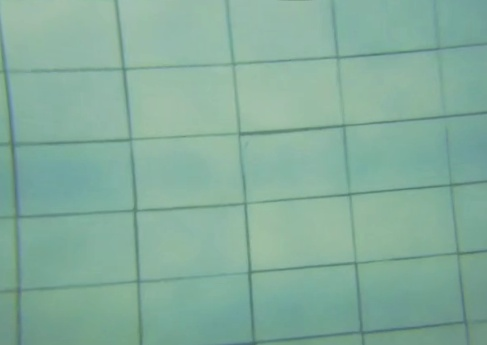
#> input picture images/calib/frame_0.jpg, 487 x 345 px
$ jupyter execute test.ipynb
#> lines starting #> are read from the running program, lines starting #| are printed output that depends on the picture; after the words box and inside, x2 and y2 are one past the last pixel; in counts of white or black regions, pixels touching at a corner belong together; long printed decimals are rounded
[cell 1]
import cv2
import numpy as np
import matplotlib.pyplot as plt

[cell 2]
def print_image(image):
    plt.imshow(image, cmap='gray', interpolation='nearest', aspect='auto')

[cell 3]
def FLD(image):
    e1 = cv2.getTickCount()
    # Create default Fast Line Detector class
    fld = cv2.ximgproc.createFastLineDetector()
    # Get line vectors from the image
    lines = fld.detect(image)
    e2 = cv2.getTickCount()
    print('FLD time: ', (e2 - e1)/ cv2.getTickFrequency())
    # Draw lines on the image
    line_on_image = fld.drawSegments(image, lines)

    return line_on_image

[cell 4]
IMAGE_PATH = '../images/calib/frame_0.jpg'

img = cv2.imread(IMAGE_PATH)
#> img is the input picture: shape (345, 487, 3); mean B, G, R 156.5, 173.9, 132.4
print(img.shape)
#| (345, 487, 3)
gray = cv2.cvtColor(img,cv2.COLOR_BGR2GRAY)
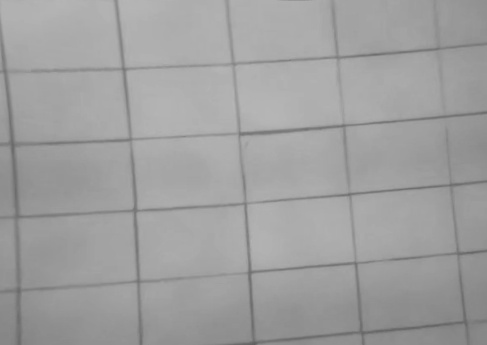
#> gray: shape (345, 487); min 94, max 182, mean 159.5
print(gray.shape)
#| (345, 487)

img_with_lines = FLD(gray)
#> in FLD, `lines = fld.detect(image)`: lines = 96 rows, first 6: [121.6, 66.93, 113.9, 0], [117.4, 0, 124.7, 67.14], [127, 67, 138, 67], [231.1, 61.99, 224, 0], [228.1, 0.0888, 234.4, 62.06], [335.7, 55.93, 330.6, 7.94]
#> in FLD, `line_on_image = fld.drawSegments(image, lines)`:
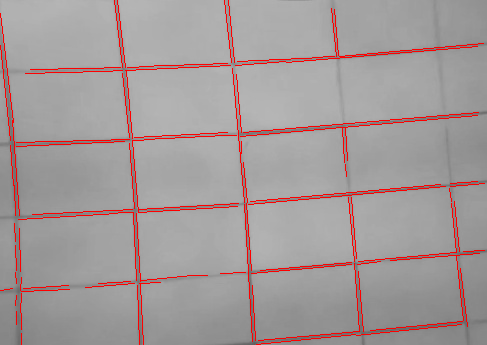
#> line_on_image: shape (345, 487, 3); mean of channels 0, 1, 2 154.1, 154.1, 163.7; drawn as B, G, R
print(img_with_lines.shape)
#| (345, 487, 3)

images = [img, gray, img_with_lines]

fig = plt.figure(figsize=(32,24))

for i in range(len(images)):
    fig.add_subplot(1, 3, i + 1)
    plt.imshow(images[i],'gray')
    plt.xticks([]),plt.yticks([])
#> this loop made 3 passes
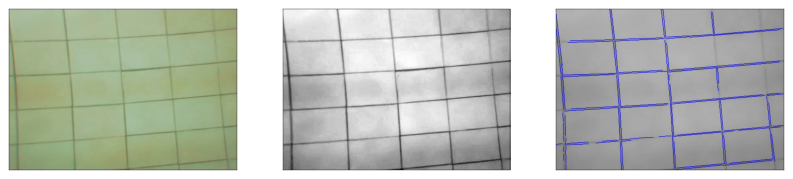
#> figure drawn by matplotlib, 3 panels; B, G, R data is drawn as R, G, B

[cell 5]
def rotate(image, angle):
#> called with angle = 45
    rows,cols = image.shape
#> rows = 345; cols = 487
    # cols-1 and rows-1 are the coordinate limits.
    M = cv2.getRotationMatrix2D(((cols-1)/2.0,(rows-1)/2.0),angle,1)
    dst = cv2.warpAffine(img,M,(cols,rows))
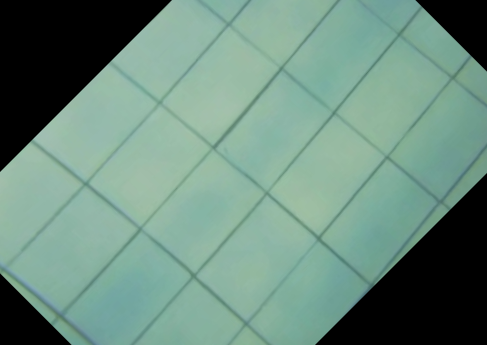
#> dst: shape (345, 487, 3); mean B, G, R 125.6, 139.6, 107
    return dst

[cell 6]
rotated = rotate(gray, 45)
print_image(rotated)

[cell 7]
def adaptive_threshold(image):
    e1 = cv2.getTickCount()
    th = cv2.adaptiveThreshold(image,255,cv2.ADAPTIVE_THRESH_GAUSSIAN_C,cv2.THRESH_BINARY,11,2)
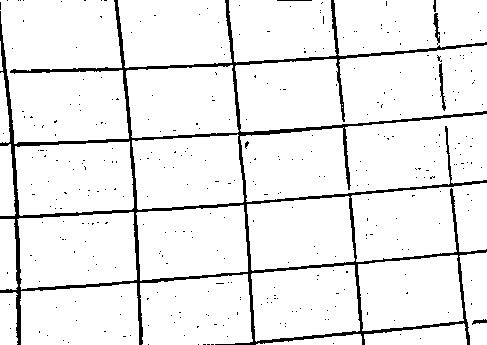
#> th: shape (345, 487); 92.8% white; 351 black regions (345 under 20 px), largest, box (x1, y1, x2, y2) and area: (0, 0, 487, 345) 11228, (439, 63, 446, 111) 130, (433, 13, 440, 45) 103, (472, 319, 487, 325) 49, (277, 0, 312, 1) 35, (433, 0, 436, 12) 28
    e2 = cv2.getTickCount()
    print('adaptive_threshold time: ', (e2 - e1)/ cv2.getTickFrequency())
    return th

[cell 8]
def otsu_threshold(image):
    ret3,otsu = cv2.threshold(blur,0,255,cv2.THRESH_BINARY+cv2.THRESH_OTSU)
    return otsu

[cell 9]
e1 = cv2.getTickCount()

th = adaptive_threshold(gray)
th_lines = FLD(th)
#> in FLD (call 2), `lines = fld.detect(image)`: lines = 139 rows, first 6: [121.1, 66.99, 113.4, 0.0657], [116.9, 0.00806, 124.6, 67.16], [230.9, 62.01, 223.9, 0.00895], [227.6, 0.0389, 233.4, 57.96], [335.3, 55.07, 329.6, 0.0429], [337, 55, 347, 55]
#> in FLD (call 2), `line_on_image = fld.drawSegments(image, lines)`:
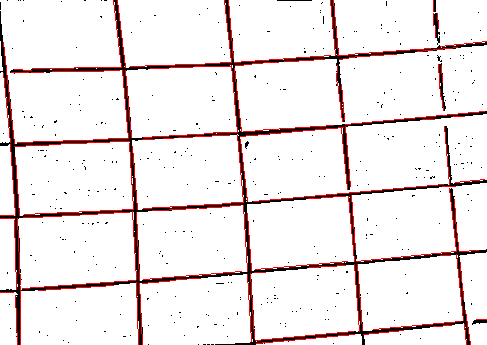
#> line_on_image: shape (345, 487, 3); mean of channels 0, 1, 2 231.5, 231.5, 240.8; drawn as B, G, R

e2 = cv2.getTickCount()
time = (e2 - e1)/ cv2.getTickFrequency()
print(time)

images = [th, th_lines]

fig = plt.figure(figsize=(32,24))

for i in range(len(images)):
    fig.add_subplot(1, len(images), i + 1)
    plt.xticks([]),plt.yticks([])
    plt.imshow(images[i],'gray')
#> this loop made 2 passes

[cell 10]
def gauss_blur(image):
    e1 = cv2.getTickCount()
    blur = cv2.GaussianBlur(image,(5,5),0)
    e2 = cv2.getTickCount()
    print('gauss_blur time: ', (e2 - e1)/ cv2.getTickFrequency())
    return blur

[cell 11]
def bilaterial_filter(image):
    e1 = cv2.getTickCount()
    blur = cv2.bilateralFilter(image,9,75,75)
    e2 = cv2.getTickCount()
    print('bilaterial filter time: ', (e2 - e1)/ cv2.getTickFrequency())
    return blur

[cell 12]
blur = gauss_blur(gray)
th = adaptive_threshold(blur)
#> in adaptive_threshold (call 2), `th = cv2.adaptiveThreshold(image,255,cv2.ADAPTIVE_THRESH_GAUSSIAN_C,cv..`:
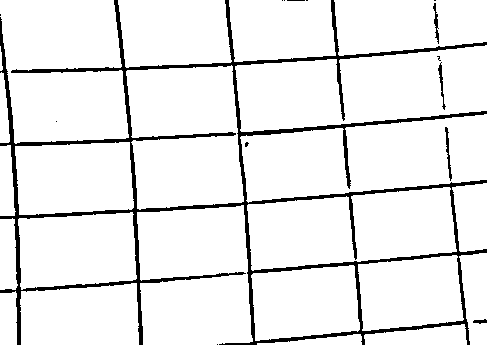
#> th: shape (345, 487); 92.3% white; 15 black regions (10 under 20 px), largest, box (x1, y1, x2, y2) and area: (0, 0, 487, 345) 12461, (445, 127, 452, 181) 130, (438, 62, 446, 110) 107, (433, 3, 439, 44) 102, (473, 319, 487, 324) 45


images = [blur, th]

fig = plt.figure(figsize=(16,12))

for i in range(len(images)):
    fig.add_subplot(1, len(images), i + 1)
    plt.xticks([]),plt.yticks([])
    plt.imshow(images[i],'gray')

[cell 13]
def opening_joints(image):
    kernel = np.ones((15,15),np.uint8)
    e1 = cv2.getTickCount()
    opening = cv2.morphologyEx(th, cv2.MORPH_OPEN, kernel)
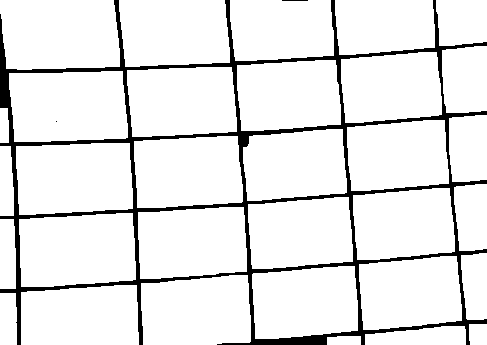
#> opening: shape (345, 487); 91.2% white; 3 black regions (1 under 20 px), largest, box (x1, y1, x2, y2) and area: (0, 0, 487, 345) 14795, (282, 0, 308, 1) 26
    e2 = cv2.getTickCount()
    print('opening_joints time: ', (e2 - e1)/ cv2.getTickFrequency())
    return opening

[cell 14]
opening = opening_joints(th)
images = [th, opening]

fig = plt.figure(figsize=(16,12))

for i in range(len(images)):
    fig.add_subplot(1, len(images), i + 1)
    plt.xticks([]),plt.yticks([])
    plt.imshow(images[i],'gray')

[cell 15]
def canny_detector(image):
    e1 = cv2.getTickCount()
    edges = cv2.Canny(image,50,150,apertureSize = 3)
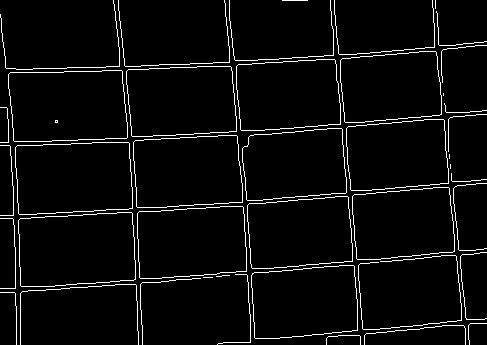
#> edges: shape (345, 487); 4.3% white in thin lines or dots
    e2 = cv2.getTickCount()
    print('canny_detector time: ', (e2 - e1)/ cv2.getTickFrequency())
    return edges

[cell 16]
def HLD(image):
    e1 = cv2.getTickCount()
    lines = cv2.HoughLines(image,1,np.pi/180,300)
    e2 = cv2.getTickCount()
    print('HLD time: ', (e2 - e1)/ cv2.getTickFrequency())

    return lines

[cell 17]
image = cv2.imread(IMAGE_PATH)
img_th = cv2.imread(IMAGE_PATH)
canny = canny_detector(opening)
bitwise = cv2.bitwise_not(opening)

lines = np.array([])
lines_th = np.array([])
lines = HLD(canny)
#> in HLD, `lines = cv2.HoughLines(image,1,np.pi/180,300)`: lines = None
lines_th = HLD(bitwise)
#> lines_th = [[292, 1.48], [148, 1.5], [74, 1.52], [218, 1.5], [223, 1.48], [145, 1.52], [-331, 3.05], [79, 1.5], [-430, 3.04], [71, 1.54], [289, 1.5], [-433, 3.05]]

bitwise = cv2.cvtColor(bitwise,cv2.COLOR_GRAY2RGB)
canny = cv2.cvtColor(canny,cv2.COLOR_GRAY2RGB)
#> canny: shape (345, 487, 3); 4.3% white in thin lines or dots
if str(type(lines)) == "<class 'NoneType'>":
    print('lines none')
elif lines.size > 0:
    print(lines.size)
    for line in lines:
        rho,theta = line[0]
        a = np.cos(theta)
        b = np.sin(theta)
        x0 = a*rho
        y0 = b*rho
        x1 = int(x0 + 1000*(-b))
        y1 = int(y0 + 1000*(a))
        x2 = int(x0 - 1000*(-b))
        y2 = int(y0 - 1000*(a))
        cv2.line(canny,(x1,y1),(x2,y2),(0,0,255),2)
if str(type(lines_th)) == "<class 'NoneType'>":
    print('lines_th none')
elif lines_th.size > 0:
    print(lines_th.size)
#| 24
    for line in lines_th:
        rho,theta = line[0]
        a = np.cos(theta)
        b = np.sin(theta)
        x0 = a*rho
        y0 = b*rho
        x1 = int(x0 + 1000*(-b))
        y1 = int(y0 + 1000*(a))
        x2 = int(x0 - 1000*(-b))
        y2 = int(y0 - 1000*(a))
        cv2.line(bitwise,(x1,y1),(x2,y2),(0,0,255),2)
#> this loop made 12 passes
#> (rho, theta, a, b, x0, y0, x1, y1) on passes 1 to 12: (292, 1.48, 0.0872, 0.996, 25.45, 290.9, -970, 378), (148, 1.5, 0.0698, 0.998, 10.32, 147.6, -987, 217), (74, 1.52, 0.0523, 0.999, 3.87, 73.9, -994, 126), (218, 1.5, 0.0698, 0.998, 15.21, 217.5, -982, 287), (223, 1.48, 0.0872, 0.996, 19.44, 222.2, -976, 309), (145, 1.52, 0.0523, 0.999, 7.59, 144.8, -991, 197), (-331, 3.05, -0.996, 0.0872, 329.7, -28.85, 242, -1025), (79, 1.5, 0.0698, 0.998, 5.51, 78.81, -992, 148), (-430, 3.04, -0.995, 0.105, 427.6, -44.95, 323, -1039), (71, 1.54, 0.0349, 0.999, 2.48, 70.96, -996, 105), (289, 1.5, 0.0698, 0.998, 20.16, 288.3, -977, 358), (-433, 3.05, -0.996, 0.0872, 431.4, -37.74, 344, -1033)
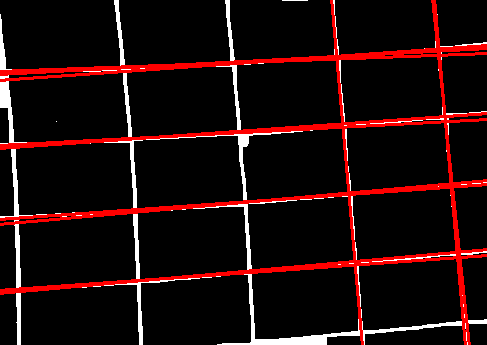
#> bitwise: shape (345, 487, 3); mean B, G, R 10.6, 10.6, 30.4

images = [canny, bitwise]

fig = plt.figure(figsize=(16,12))

for i in range(len(images)):
    fig.add_subplot(1, len(images), i + 1)
    plt.xticks([]),plt.yticks([])
    plt.imshow(images[i],'gray')
#> figure, not shown here; B, G, R data is drawn as R, G, B

[cell 18]
a = lines_th.copy()
#> a has the same summary as lines_th
a.ravel()
a.shape = (a.shape[0], a.shape[2])
print(a)
#| [[ 292.           1.484]
#|  [ 148.           1.501]
#|  [  74.           1.518]
#|  [ 218.           1.501]
#|  [ 223.           1.484]
#|  [ 145.           1.518]
#|  [-331.           3.054 ]
#|  [  79.           1.501]
#|  [-430.           3.037]
#|  [  71.           1.536]
#|  [ 289.           1.501]
#|  [-433.           3.054 ]]
print(a.shape)
#| (12, 2)
print(a[a[:,1].argsort()])
#| [[ 292.           1.484]
#|  [ 223.           1.484]
#|  [ 148.           1.501]
#|  [ 218.           1.501]
#|  [  79.           1.501]
#|  [ 289.           1.501]
#|  [  74.           1.518]
#|  [ 145.           1.518]
#|  [  71.           1.536]
#|  [-430.           3.037]
#|  [-331.           3.054 ]
#|  [-433.           3.054 ]]

[cell 19]
vertical_lines = []
horizontal_lines = []
for line in a:
    line[1] *= 180/np.pi
    if (line[1] < 45) | (line[1] > 135):
        vertical_lines.append(line.astype(int))
    else:
        horizontal_lines.append(line.astype(int))
#> this loop made 12 passes
#> after the loop, horizontal_lines = [[292, 85], [148, 86], [74, 87], [218, 86], [223, 85], [145, 87], [79, 86], [71, 88], [289, 86]]; vertical_lines = [[-331, 174], [-430, 174], [-433, 174]]
vertical_lines = np.array(vertical_lines)
horizontal_lines = np.array(horizontal_lines)
print(vertical_lines)
#| [[-331  174]
#|  [-430  174]
#|  [-433  174]]
print(horizontal_lines)
#| [[292  85]
#|  [148  86]
#|  [ 74  87]
#|  [218  86]
#|  [223  85]
#|  [145  87]
#|  [ 79  86]
#|  [ 71  88]
#|  [289  86]]

[cell 20]
max_difference = np.absolute(np.diff(horizontal_lines[horizontal_lines[:,0].argsort()][:,0], axis=0)).max()
#> max_difference = 70
print(max_difference)
#| 70
print(horizontal_lines)
#| [[292  85]
#|  [148  86]
#|  [ 74  87]
#|  [218  86]
#|  [223  85]
#|  [145  87]
#|  [ 79  86]
#|  [ 71  88]
#|  [289  86]]
print(vertical_lines)
#| [[-331  174]
#|  [-430  174]
#|  [-433  174]]

$ run again, with images/calib/frame_1.jpg copied over images/calib/frame_0.jpg
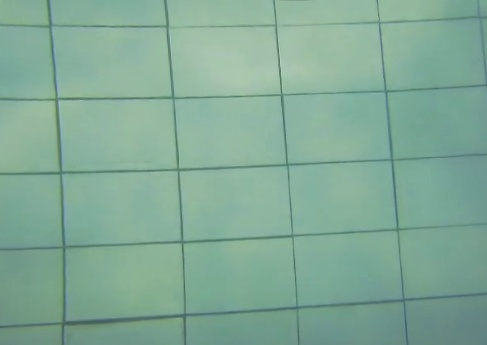
#> input picture images/calib/frame_1.jpg, 487 x 345 px
#> img is the input picture: shape (345, 487, 3); mean B, G, R 150.9, 170, 129.8
#| (345, 487, 3)
#| (345, 487)
#> in FLD, `lines = fld.detect(image)`: lines = 127 rows, first 6: [48.53, 24.95, 46.31, 0], [49.17, 0, 51.63, 24.04], [171.2, 95.98, 163.5, 0], [166.2, 0, 173.8, 96.09], [275, 0.0017, 274, 24.04], [185, 25.32, 272, 23.93]
#| (345, 487, 3)
#> the loop `for i in range(len(images)):` made 3 passes
#> in adaptive_threshold, `th = cv2.adaptiveThreshold(image,255,cv2.ADAPTIVE_THRESH_GAUSSIAN_C,cv..`:
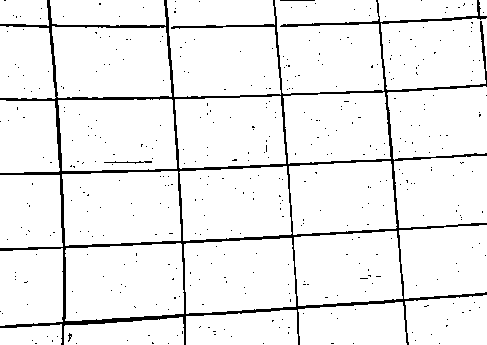
#> th: shape (345, 487); 93.8% white; 423 black regions (420 under 20 px), largest, box (x1, y1, x2, y2) and area: (0, 0, 487, 345) 9612, (104, 161, 152, 164) 60, (280, 0, 315, 1) 35
#> in FLD (call 2), `lines = fld.detect(image)`: lines = 117 rows, first 6: [48.14, 24.99, 45.86, 0.0125], [48.83, 0.0201, 51.56, 23.17], [54, 23.93, 164, 24.34], [165.2, 22.98, 163, 0], [274.3, 21.97, 272, 0.0013], [377.7, 19.92, 375.4, 0.0707]
#> the loop `for i in range(len(images)):` made 2 passes
#> th: shape (345, 487); 92.7% white; 16 black regions (14 under 20 px), largest, box (x1, y1, x2, y2) and area: (0, 0, 487, 345) 11928, (396, 153, 487, 161) 273
#> opening: shape (345, 487); 91.9% white; 4 black regions (3 under 20 px), largest, box (x1, y1, x2, y2) and area: (0, 0, 487, 345) 13663
#> edges: shape (345, 487); 4.4% white in thin lines or dots
#> in HLD, `lines = cv2.HoughLines(image,1,np.pi/180,300)`: lines = None
#> lines_th = [[327, 1.5], [250, 1.52], [174, 1.54], [103, 1.54], [99, 1.55], [179, 1.52], [-376, 3.05], [29, 1.55], [-274, 3.07], [25, 1.57], [-50, 3.09], [34, 1.54]]
#> canny: shape (345, 487, 3); 4.4% white in thin lines or dots
#| 24
#> the loop `for line in lines_th:` made 12 passes
#> (rho, theta, a, b, x0, y0, x1, y1) on passes 1 to 8: (327, 1.5, 0.0698, 0.998, 22.81, 326.2, -974, 395), (250, 1.52, 0.0523, 0.999, 13.08, 249.7, -985, 301), (174, 1.54, 0.0349, 0.999, 6.07, 173.9, -993, 208), (103, 1.54, 0.0349, 0.999, 3.59, 102.9, -995, 137), (99, 1.55, 0.0175, 1, 1.73, 98.98, -998, 116), (179, 1.52, 0.0523, 0.999, 9.37, 178.8, -989, 231), (-376, 3.05, -0.996, 0.0872, 374.6, -32.77, 287, -1028), (29, 1.55, 0.0175, 1, 0.506, 29, -999, 46)
#> after the loop `for line in lines_th:`:
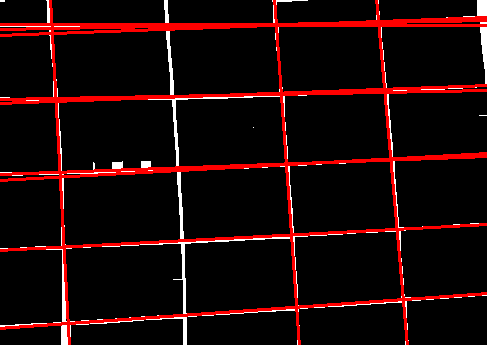
#> bitwise: shape (345, 487, 3); mean B, G, R 6.7, 6.7, 28.3
#> `a = lines_th.copy()`: a has the same summary as lines_th
#| [[ 327.           1.501]
#|  [ 250.           1.518]
#|  [ 174.           1.536]
#|  [ 103.           1.536]
#|  [  99.           1.553 ]
#|  [ 179.           1.518]
#> (further printed lines are left out)
#| (12, 2)
#| [[ 327.           1.501]
#|  [ 250.           1.518]
#|  [ 179.           1.518]
#|  [ 174.           1.536]
#|  [ 103.           1.536]
#|  [  34.           1.536]
#> (further printed lines are left out)
#> the loop `for line in a:` made 12 passes
#> after the loop `for line in a:`: horizontal_lines = [[327, 86], [250, 87], [174, 88], [103, 88], [99, 89], [179, 87], [29, 89], [25, 90], [34, 88]]; vertical_lines = [[-376, 174], [-274, 176], [-50, 177]]
#| [[-376  174]
#|  [-274  176]
#|  [ -50  177]]
#| [[327  86]
#|  [250  87]
#|  [174  88]
#|  [103  88]
#|  [ 99  89]
#|  [179  87]
#> (further printed lines are left out)
#> max_difference = 77
#| 77
#| [[327  86]
#|  [250  87]
#|  [174  88]
#|  [103  88]
#|  [ 99  89]
#|  [179  87]
#> (further printed lines are left out)
#| [[-376  174]
#|  [-274  176]
#|  [ -50  177]]

$ run again, with images/calib/frame_10.jpg copied over images/calib/frame_0.jpg
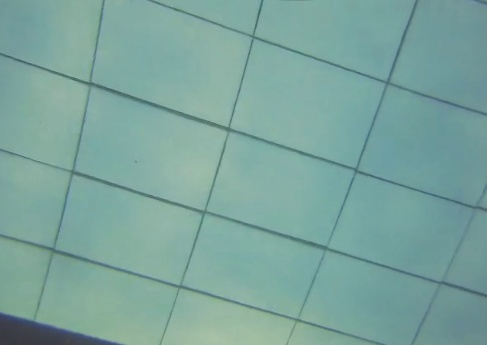
#> input picture images/calib/frame_10.jpg, 487 x 345 px
#> img is the input picture: shape (345, 487, 3); mean B, G, R 157.2, 164.7, 123.5
#| (345, 487, 3)
#| (345, 487)
#> in FLD, `lines = fld.detect(image)`: lines = 64 rows, first 6: [88.61, 82.1, 102.3, 0.0441], [104.6, 0.103, 90.82, 82.14], [252.2, 37.36, 147, 0.0774], [153.1, 0, 251.7, 34.75], [252.3, 33.08, 260.8, 0], [263.1, 0.0239, 253.7, 35.92]
#| (345, 487, 3)
#> the loop `for i in range(len(images)):` made 3 passes
#> th: shape (345, 487); 94.2% white; black in thin lines or dots
#> in FLD (call 2), `lines = fld.detect(image)`: lines = 85 rows, first 6: [88.28, 81.21, 101.9, 0], [169.9, 8.4, 147, 0], [154, 0, 251.8, 34.56], [252.1, 33.03, 260.3, 0.0756], [386.6, 78.87, 414.9, 0], [417.5, 1.19, 388.8, 81.58]
#> the loop `for i in range(len(images)):` made 2 passes
#> th: shape (345, 487); 93.8% white; 18 black regions (10 under 20 px), largest, box (x1, y1, x2, y2) and area: (0, 0, 487, 345) 9082, (0, 313, 126, 345) 624, (34, 254, 53, 318) 207
#> opening: shape (345, 487); 92.4% white; 9 black regions (6 under 20 px), largest, box (x1, y1, x2, y2) and area: (0, 0, 487, 345) 12735, (474, 0, 487, 5) 41, (282, 0, 309, 1) 27
#> edges: shape (345, 487); 3.4% white in thin lines or dots
#> in HLD, `lines = cv2.HoughLines(image,1,np.pi/180,300)`: lines = [[50, 1.88]]
#> lines_th = [[52, 1.88], [142, 1.87], [225, 1.85], [-49, 1.9], [149, 1.85], [391, 0.349]]
#| 2
#> the loop `for line in lines:` made 1 pass
#> (rho, theta, a, b, x0, y0, x1, y1) on pass 1: (50, 1.88, -0.309, 0.951, -15.45, 47.55, -966, -261)
#| 12
#> the loop `for line in lines_th:` made 6 passes
#> (rho, theta, a, b, x0, y0, x1, y1) on passes 1 to 6: (52, 1.88, -0.309, 0.951, -16.07, 49.45, -967, -259), (142, 1.87, -0.292, 0.956, -41.52, 135.8, -997, -156), (225, 1.85, -0.276, 0.961, -62.02, 216.3, -1023, -59), (-49, 1.9, -0.326, 0.946, 15.95, -46.33, -929, -371), (149, 1.85, -0.276, 0.961, -41.07, 143.2, -1002, -132), (391, 0.349, 0.94, 0.342, 367.4, 133.7, 25, 1073)
#> after the loop `for line in lines_th:`:
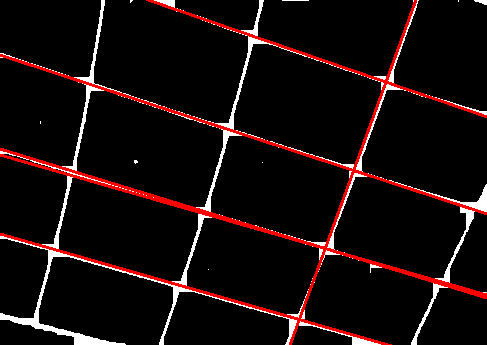
#> bitwise: shape (345, 487, 3); mean B, G, R 11.2, 11.2, 22.2
#> `a = lines_th.copy()`: a has the same summary as lines_th
#| [[ 5.2000000e+01  1.8849555e+00]
#|  [ 1.4200000e+02  1.8675023e+00]
#|  [ 2.2500000e+02  1.8500490e+00]
#|  [-4.9000000e+01  1.9024088e+00]
#|  [ 1.4900000e+02  1.8500490e+00]
#|  [ 3.9100000e+02  3.4906584e-01]]
#| (6, 2)
#| [[ 3.9100000e+02  3.4906584e-01]
#|  [ 2.2500000e+02  1.8500490e+00]
#|  [ 1.4900000e+02  1.8500490e+00]
#|  [ 1.4200000e+02  1.8675023e+00]
#|  [ 5.2000000e+01  1.8849555e+00]
#|  [-4.9000000e+01  1.9024088e+00]]
#> the loop `for line in a:` made 6 passes
#> after the loop `for line in a:`: horizontal_lines = [[52, 107], [142, 107], [225, 106], [-49, 109], [149, 106]]; vertical_lines = [[391, 20]]
#| [[391  20]]
#| [[ 52 107]
#|  [142 107]
#|  [225 106]
#|  [-49 109]
#|  [149 106]]
#> max_difference = 101
#| 101
#| [[ 52 107]
#|  [142 107]
#|  [225 106]
#|  [-49 109]
#|  [149 106]]
#| [[391  20]]
